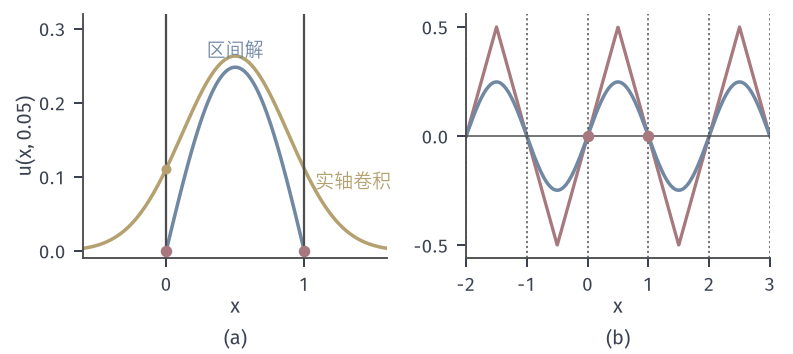

The Python source for this figure:
from pathlib import Path
import sys
HERE = Path(__file__).resolve().parent
sys.path.insert(0, str(HERE.parent/"heat-common"))
from heat_fig import *
# Whole-line convolution ignores walls; odd reflections restore the zero boundary values.
fig, axes = figure(width_mm=112, height_mm=50, ncols=2)
panel(fig, left=.105, wspace=.26, bottom=.27)
yy = np.linspace(-3, 4, 28001); dy = yy[1]-yy[0]; t = .05
xx = np.linspace(-.6, 1.6, 221)
def odd(y):
    z = np.mod(y, 2.); return np.where(z <= 1, tent(z), -tent(z-1))
ax = axes[0]; u0 = np.where((yy >= 0) & (yy <= 1), tent(np.clip(yy, 0, 1)), 0.)
W = np.array([(gauss(x-yy, t)*u0).sum()*dy for x in xx]); ins = (xx >= 0) & (xx <= 1)
ax.plot(xx, W, color=YELLOW, lw=1.4); ax.plot(xx[ins], uD(xx[ins], t), color=BLUE, lw=1.4)
dot(ax, 0, 0, RED); dot(ax, 1, 0, RED); dot(ax, 0, W[np.argmin(np.abs(xx))], YELLOW, ms=4)
ax.axvline(0, color=STROKE, lw=.9); ax.axvline(1, color=STROKE, lw=.9); ax.set_xlim(-.6, 1.6); ax.set_ylim(-.01, .32); ax.set_xticks([0, 1]); ax.set_yticks([0, .1, .2, .3]); axlab(ax, yl='$u(x,0.05)$')
lab(ax, .5, .262, '区间解', BLUE, ha='center'); lab(ax, 1.08, .085, '实轴卷积', YELLOW, ha='left')
ax = axes[1]; zz = np.linspace(-2, 3, 1500)
ax.plot(zz, odd(zz), color=RED, lw=1.3)
Z = np.array([(gauss(x-yy, t)*odd(yy)).sum()*dy for x in zz[::5]])
ax.plot(zz[::5], Z, color=BLUE, lw=1.4); ax.axhline(0, color=STROKE, lw=.6)
for b in (-2, -1, 0, 1, 2, 3): ax.axvline(b, color=STROKE, lw=.6, ls=DOT)
dot(ax, 0, 0, RED); dot(ax, 1, 0, RED)
ax.set_xlim(-2, 3); ax.set_ylim(-.56, .56); ax.set_xticks([-2, -1, 0, 1, 2, 3]); ax.set_yticks([-.5, 0, .5]); axlab(ax)
tags(fig, axes)
save(fig, HERE, 'figure', {'wholeline u(0,.05)': float(W[np.argmin(np.abs(xx))]), 'image u(.5,.05)': float((gauss(.5-yy, t)*odd(yy)).sum()*dy), 'series': float(uD(.5, t)[0])})
print(W[np.argmin(np.abs(xx))], (gauss(.5-yy, t)*odd(yy)).sum()*dy, uD(.5, t)[0])
